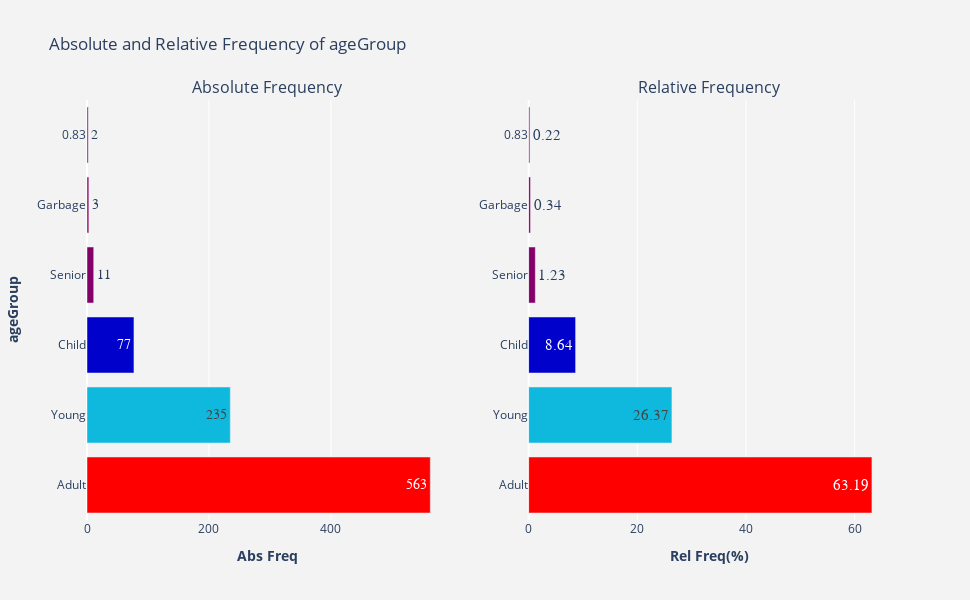

The code cell stored with this chart in its notebook:
### Code cell
train_data["ageGroup"] = train_data.Age
test_data["ageGroup"] = test_data.Age

#display(np.arange(0, 15, 1).tolist())

train_data.ageGroup.replace(to_replace = np.arange(0, 15, 0.25).tolist(), value = "Child", inplace = True)
train_data.ageGroup.replace(to_replace = np.arange(15, 25, 0.25).tolist(), value = "Young", inplace = True)
train_data.ageGroup.replace(to_replace = np.arange(25, 65, 0.25).tolist(), value = "Adult", inplace = True)
train_data.ageGroup.replace(to_replace = np.arange(65, 100, 0.25).tolist(), value = "Senior", inplace = True)
train_data.ageGroup.replace(to_replace = np.arange(0, 1, 0.01).tolist(), value = "Garbage", inplace = True)

test_data.ageGroup.replace(to_replace = np.arange(0, 15, 0.25).tolist(), value = "Child", inplace = True)
test_data.ageGroup.replace(to_replace = np.arange(15, 25,0.25).tolist(), value = "Young", inplace = True)
test_data.ageGroup.replace(to_replace = np.arange(25, 65, 0.25).tolist(), value = "Adult", inplace = True)
test_data.ageGroup.replace(to_replace = np.arange(65, 100, 0.25).tolist(), value = "Senior", inplace = True)
test_data.ageGroup.replace(to_replace = np.arange(0, 1, 0.01).tolist(), value = "Garbage", inplace = True)

display("train", train_data.ageGroup.value_counts())
display("test",test_data.ageGroup.value_counts())

plotFrequency(train_data["ageGroup"])

### Figure 1 — Plotly figure (JSON) as saved in the notebook; plotly's stock layout.template omitted (floating-point values rounded to 4 significant figures)
{"data": [{"hoverinfo": "x+y", "marker": {"color": [563, 235, 77, 11, 3, 2], "colorscale": [[0, "rgb(150,0,90)"], [0.125, "rgb(0,0,200)"], [0.25, "rgb(0,25,255)"], [0.375, "rgb(0,152,255)"], [0.5, "rgb(44,255,150)"], [0.625, "rgb(151,255,0)"], [0.75, "rgb(255,234,0)"], [0.875, "rgb(255,111,0)"], [1, "rgb(255,0,0)"]]}, "name": "Abs Freq", "orientation": "h", "text": ["563", "235", "77", "11", "3", "2"], "textfont": {"family": "sans serif", "size": 14}, "textposition": "auto", "type": "bar", "x": [563, 235, 77, 11, 3, 2], "xaxis": "x", "y": ["Adult", "Young", "Child", "Senior", "Garbage", 0.83], "yaxis": "y"}, {"hoverinfo": "x+y", "marker": {"color": [63.19, 26.37, 8.64, 1.23, 0.34, 0.22], "colorscale": [[0, "rgb(150,0,90)"], [0.125, "rgb(0,0,200)"], [0.25, "rgb(0,25,255)"], [0.375, "rgb(0,152,255)"], [0.5, "rgb(44,255,150)"], [0.625, "rgb(151,255,0)"], [0.75, "rgb(255,234,0)"], [0.875, "rgb(255,111,0)"], [1, "rgb(255,0,0)"]]}, "name": "Rel Freq(%)", "orientation": "h", "text": ["63.19", "26.37", "8.64", "1.23", "0.34", "0.22"], "textfont": {"family": "sans serif", "size": 15}, "textposition": "auto", "type": "bar", "x": [63.19, 26.37, 8.64, 1.23, 0.34, 0.22], "xaxis": "x2", "y": ["Adult", "Young", "Child", "Senior", "Garbage", 0.83], "yaxis": "y2"}], "layout": {"annotations": [{"font": {"size": 16}, "showarrow": false, "text": "Absolute Frequency", "x": 0.225, "xanchor": "center", "xref": "paper", "y": 1, "yanchor": "bottom", "yref": "paper"}, {"font": {"size": 16}, "showarrow": false, "text": "Relative Frequency", "x": 0.775, "xanchor": "center", "xref": "paper", "y": 1, "yanchor": "bottom", "yref": "paper"}], "height": 600, "hovermode": "closest", "paper_bgcolor": "rgb(243, 243, 243)", "plot_bgcolor": "rgb(243, 243, 243)", "showlegend": false, "title": {"text": "Absolute and Relative Frequency of ageGroup"}, "width": 970, "xaxis": {"anchor": "y", "domain": [0, 0.45], "title": {"text": "<b>Abs Freq</b>"}, "type": "linear", "range": [0, 592.6], "autorange": true}, "xaxis2": {"anchor": "y2", "domain": [0.55, 1], "title": {"text": "<b>Rel Freq(%)</b>"}, "type": "linear", "range": [0, 66.52], "autorange": true}, "yaxis": {"anchor": "x", "domain": [0, 1], "title": {"text": "<b>ageGroup</b>"}, "type": "category", "range": [-0.5, 5.5], "autorange": true}, "yaxis2": {"anchor": "x2", "domain": [0, 1], "type": "category", "range": [-0.5, 5.5], "autorange": true}}}
